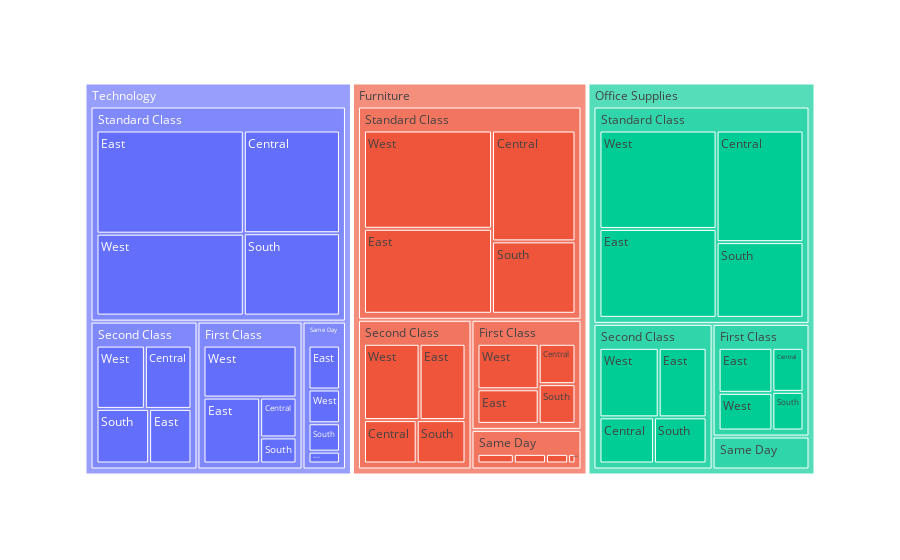

The cell this chart's notebook holds for it:
### Code cell
# Summarize the Sales data by Category, Ship Mode, and Sub-Category
df_summary = df.groupby(['Category', 'Ship Mode', 'Region'])['Sales'].sum().reset_index()

# Create a treemap
fig = px.treemap(
    df_summary,
    path=['Category', 'Ship Mode', 'Region'],
    values='Sales',
)
fig.show()

### Figure 1 — Plotly figure (JSON) as saved in the notebook; plotly's stock layout.template omitted (floating-point values rounded to 4 significant figures)
{"data": [{"branchvalues": "total", "domain": {"x": [0, 1], "y": [0, 1]}, "hovertemplate": "labels=%{label}<br>Sales=%{value}<br>parent=%{parent}<br>id=%{id}<extra></extra>", "ids": ["Furniture/First Class/Central", "Office Supplies/First Class/Central", "Technology/First Class/Central", "Furniture/Same Day/Central", "Office Supplies/Same Day/Central", "Technology/Same Day/Central", "Furniture/Second Class/Central", "Office Supplies/Second Class/Central", "Technology/Second Class/Central", "Furniture/Standard Class/Central", "Office Supplies/Standard Class/Central", "Technology/Standard Class/Central", "Furniture/First Class/East", "Office Supplies/First Class/East", "Technology/First Class/East", "Furniture/Same Day/East", "Office Supplies/Same Day/East", "Technology/Same Day/East", "Furniture/Second Class/East", "Office Supplies/Second Class/East", "Technology/Second Class/East", "Furniture/Standard Class/East", "Office Supplies/Standard Class/East", "Technology/Standard Class/East", "Furniture/First Class/South", "Office Supplies/First Class/South", "Technology/First Class/South", "Furniture/Same Day/South", "Office Supplies/Same Day/South", "Technology/Same Day/South", "Furniture/Second Class/South", "Office Supplies/Second Class/South", "Technology/Second Class/South", "Furniture/Standard Class/South", "Office Supplies/Standard Class/South", "Technology/Standard Class/South", "Furniture/First Class/West", "Office Supplies/First Class/West", "Technology/First Class/West", "Furniture/Same Day/West", "Office Supplies/Same Day/West", "Technology/Same Day/West", "Furniture/Second Class/West", "Office Supplies/Second Class/West", "Technology/Second Class/West", "Furniture/Standard Class/West", "Office Supplies/Standard Class/West", "Technology/Standard Class/West", "Furniture/First Class", "Office Supplies/First Class", "Technology/First Class", "Furniture/Same Day", "Office Supplies/Same Day", "Technology/Same Day", "Furniture/Second Class", "Office Supplies/Second Class", "Technology/Second Class", "Furniture/Standard Class", "Office Supplies/Standard Class", "Technology/Standard Class", "Furniture", "Office Supplies", "Technology"], "labels": ["Central", "Central", "Central", "Central", "Central", "Central", "Central", "Central", "Central", "Central", "Central", "Central", "East", "East", "East", "East", "East", "East", "East", "East", "East", "East", "East", "East", "South", "South", "South", "South", "South", "South", "South", "South", "South", "South", "South", "South", "West", "West", "West", "West", "West", "West", "West", "West", "West", "West", "West", "West", "First Class", "First Class", "First Class", "Same Day", "Same Day", "Same Day", "Second Class", "Second Class", "Second Class", "Standard Class", "Standard Class", "Standard Class", "Furniture", "Office Supplies", "Technology"], "name": "", "parents": ["Furniture/First Class", "Office Supplies/First Class", "Technology/First Class", "Furniture/Same Day", "Office Supplies/Same Day", "Technology/Same Day", "Furniture/Second Class", "Office Supplies/Second Class", "Technology/Second Class", "Furniture/Standard Class", "Office Supplies/Standard Class", "Technology/Standard Class", "Furniture/First Class", "Office Supplies/First Class", "Technology/First Class", "Furniture/Same Day", "Office Supplies/Same Day", "Technology/Same Day", "Furniture/Second Class", "Office Supplies/Second Class", "Technology/Second Class", "Furniture/Standard Class", "Office Supplies/Standard Class", "Technology/Standard Class", "Furniture/First Class", "Office Supplies/First Class", "Technology/First Class", "Furniture/Same Day", "Office Supplies/Same Day", "Technology/Same Day", "Furniture/Second Class", "Office Supplies/Second Class", "Technology/Second Class", "Furniture/Standard Class", "Office Supplies/Standard Class", "Technology/Standard Class", "Furniture/First Class", "Office Supplies/First Class", "Technology/First Class", "Furniture/Same Day", "Office Supplies/Same Day", "Technology/Same Day", "Furniture/Second Class", "Office Supplies/Second Class", "Technology/Second Class", "Furniture/Standard Class", "Office Supplies/Standard Class", "Technology/Standard Class", "Furniture", "Office Supplies", "Technology", "Furniture", "Office Supplies", "Technology", "Furniture", "Office Supplies", "Technology", "Furniture", "Office Supplies", "Technology", "", "", ""], "type": "treemap", "values": [20580.0, 19160.0, 18320.0, 8842.0, 5509.0, 5754.0, 28740.0, 31680.0, 37190.0, 102200.0, 107200.0, 107500.0, 29340.0, 33890.0, 47210.0, 12850.0, 9114.0, 21350.0, 44020.0, 41920.0, 29170.0, 120300.0, 115000.0, 165400.0, 20260.0, 16810.0, 11970.0, 2926.0, 4289.0, 13800.0, 26600.0, 30600.0, 36230.0, 66740.0, 72730.0, 86190.0, 38560.0, 28370.0, 61110.0, 14500.0, 9858.0, 16420.0, 53300.0, 51860.0, 38610.0, 139000.0, 127400.0, 131300.0, 108700.0, 98230.0, 138600.0, 39120.0, 28770.0, 57320.0, 152700.0, 156100.0, 141200.0, 428100.0, 422400.0, 490300.0, 728700.0, 705400.0, 827500.0]}], "layout": {"legend": {"tracegroupgap": 0}, "margin": {"t": 60}}}
